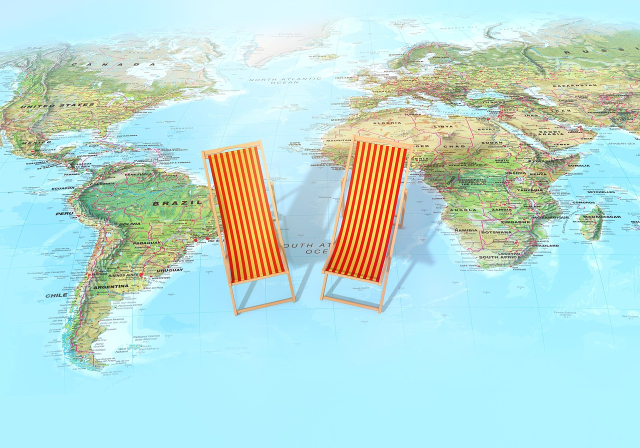
#> input picture advanced_example/matplotlib精进源码/Chapter10/10_4/map.jpg, 1280 x 896 px, found by its file name (shown at 1/2 size)
$ python figure_10_5.py
#> lines starting #> are read from the running program, lines starting #| are printed output that depends on the picture; pictures that were not available may be replaced by others from this repository, and a replacement may not be noted
import matplotlib.pyplot as plt
from matplotlib.offsetbox import AnnotationBbox,OffsetImage,TextArea

fig = plt.figure()

# set background of picture in the axes
ax0 = plt.axes([0.0,0.0,1.0,1.0],frameon=True,aspect="equal")
backgroundData = plt.imread("D:\hyperlink_image\map.jpg")
#> backgroundData is the input picture: shape (896, 1280, 3); mean R, G, B 185.8, 220.1, 214.4
im0 = ax0.imshow(backgroundData)
ax0.set_axis_off()

# set point links with urls
pc = plt.scatter([351,823],[343,163],c="r",edgecolors="r",s=50,alpha=0.8)
pc.set_urls(["https://www.trip.com","https://www.wunderground.com"])

# add arrow to the background of picture
ax0.annotate("",xy=(351,343),
             xytext=(823,163),
             xycoords="data",
             textcoords="data",
             arrowprops=dict(
                 arrowstyle="fancy,head_length=0.6,head_width=0.6,tail_width=0.5",
                 shrinkA=10,
                 shrinkB=10,
                 connectionstyle="arc3,rad=0.3",
                 color="b"))

#annotate 1st position with a image box
imageData = plt.imread("D:\hyperlink_image\das-Auto.png")
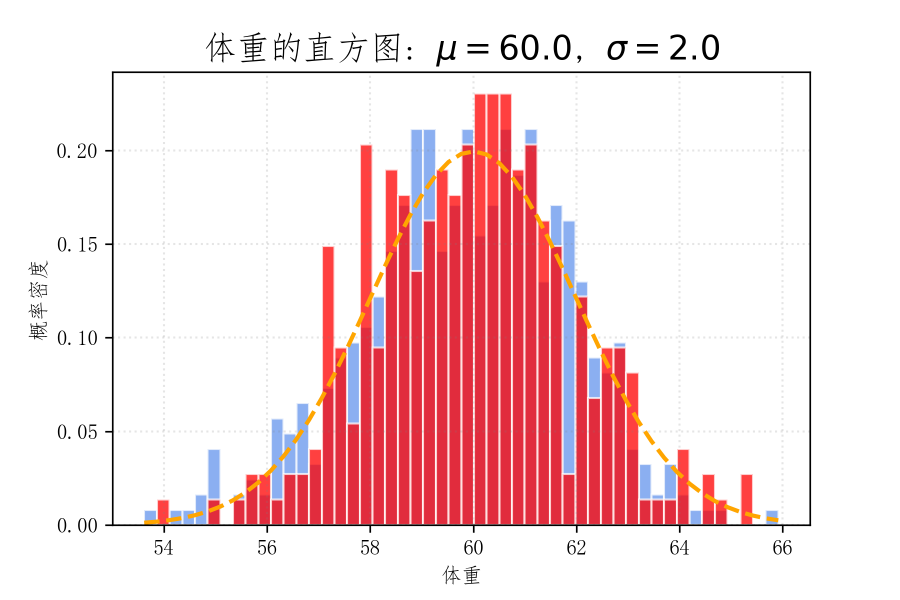
#> input picture base_example/hist_直方图.png, 1800 x 1200 px, given in place of das-Auto.png, which was not available (shown at 1/2 size)
#> imageData is the input picture: shape (1200, 1800, 4) float32; mean R, G, B, A 0.954, 0.844, 0.86, 0.596
imagebox = OffsetImage(imageData,zoom=0.035)

ab_image = AnnotationBbox(imagebox,xy=(351,343),
                    xybox=(-50,40),
                    xycoords="data",
                    boxcoords="offset points",
                    pad=0.05,
                    frameon=True,
                    arrowprops=dict(
                        arrowstyle="-",
                        shrinkA=0,
                        shrinkB=5,
                        relpos=(1.0, 0.0)))

ax0.add_artist(ab_image)

#  annotate 2rd position with a linked image
ax1 = plt.axes([0.63,0.8,0.1,0.1],frameon=True,aspect="equal")
imageData = plt.imread("D:\hyperlink_image\pilot.png")
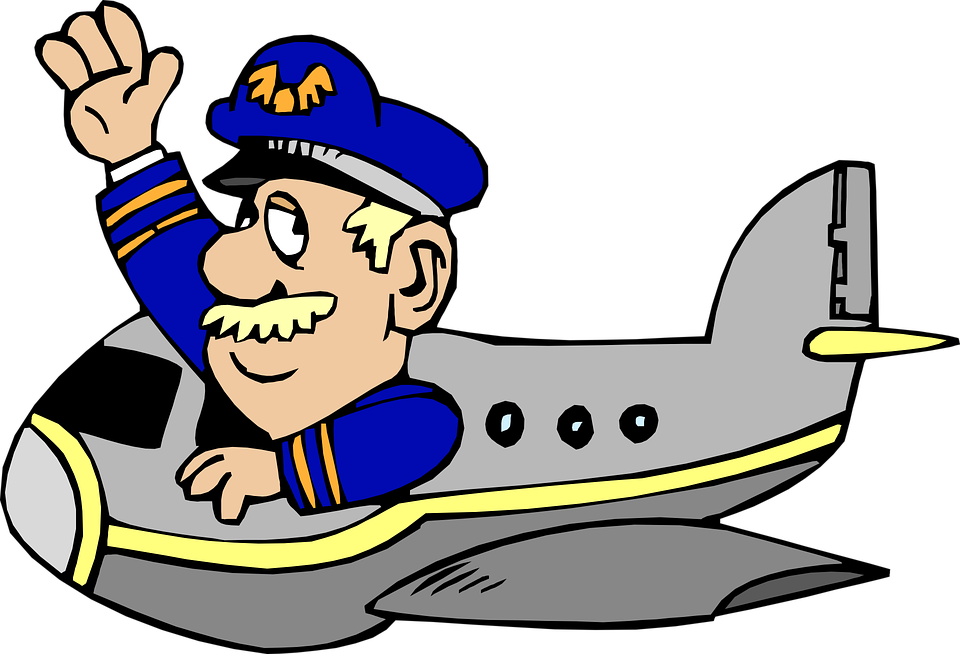
#> input picture advanced_example/matplotlib精进源码/Chapter10/10_4/pilot.png, 960 x 654 px, found by its file name
#> imageData is the input picture: shape (654, 960, 4) float32; mean R, G, B, A 0.274, 0.263, 0.269, 0.561
im = ax1.imshow(imageData,url="https://www.lufthansa.com")
#im.set_url("https://www.lufthansa.com")
ax1.set_axis_off()

# annotate 2rd position with a text box
textprops=dict(fontsize=10,weight="bold",color="b")
textbox = TextArea("TRAVEL",textprops=textprops)

ab_text = AnnotationBbox(textbox,xy=(823,163),
                         xybox=(-40,52),
                         xycoords="data",
                         boxcoords="offset points",
                         pad=0.2,
                         bboxprops=dict(facecolor="gray",alpha=0.5),
                         arrowprops=dict(
                             arrowstyle="-",
                             shrinkA=0,
                             shrinkB=5,
                             relpos=(0.5, 0.0)))

ax0.add_artist(ab_text)

fig.savefig("hyperlink_image.svg")
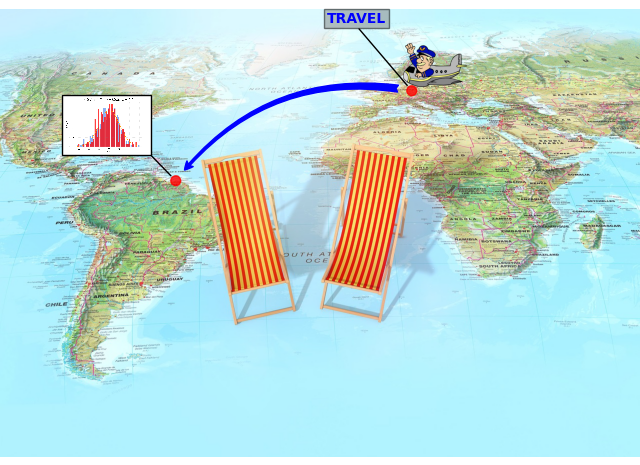
#> figure drawn by matplotlib, 2 panels
